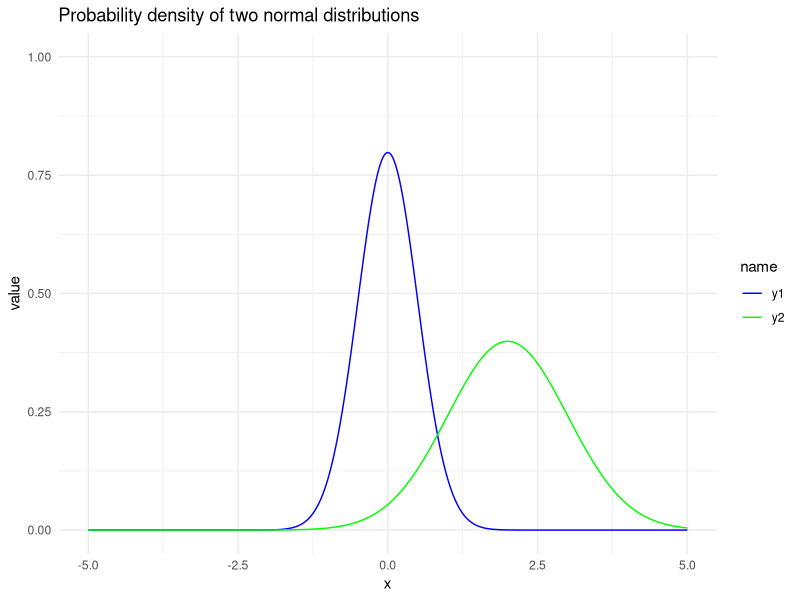
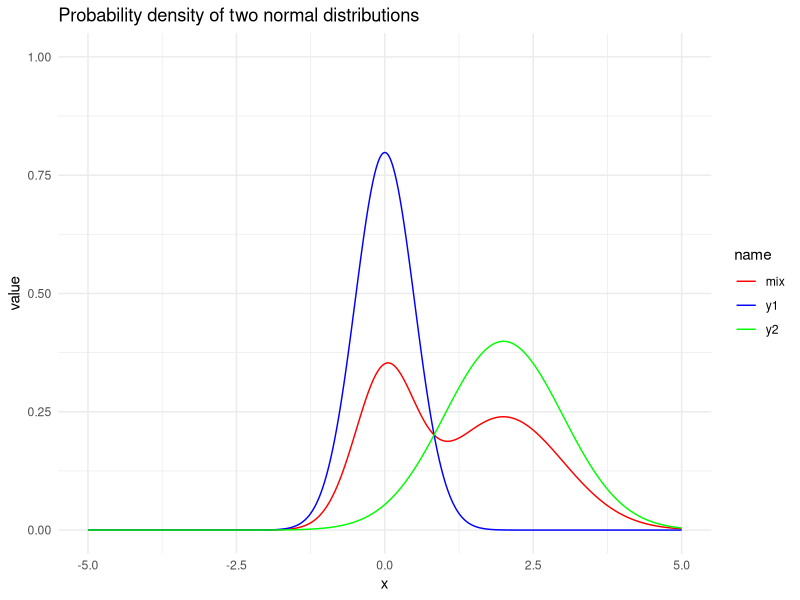
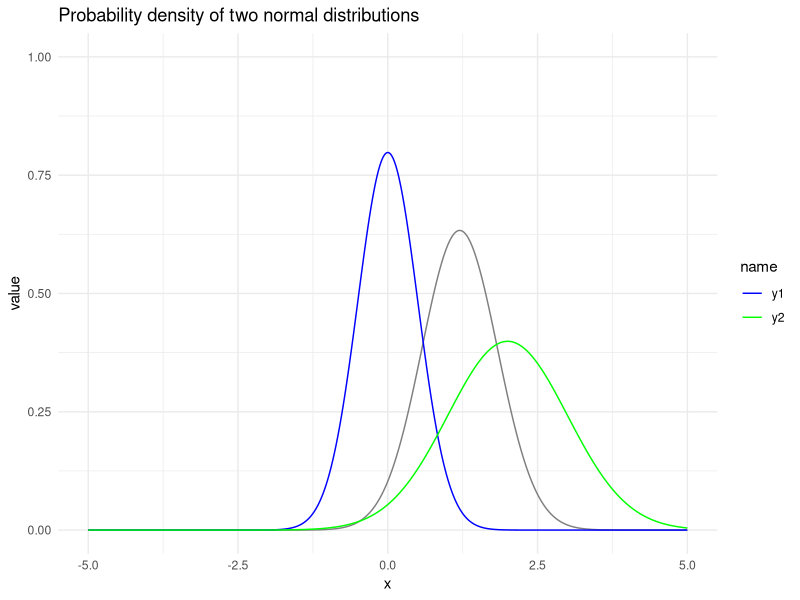

Recreate these plots in R, in order.
## ---- chunk 1
#| echo: false 

library(ggplot2)
library(tidyverse)
# setting the theme 
theme_set(theme_minimal())
## ---- chunk 2
#| code-fold: true 


x <- seq(-5, 5, 0.01)
y1 <- dnorm(x, mean = 0, sd = 0.5)
y2 <- dnorm(x, mean = 2, sd = 1)

data.frame(x = x, y1 = y1, y2 = y2) %>% 
  pivot_longer(2:3) %>% 
  ggplot(aes(x = x, y = value, color = name)) + 
  geom_line() + ylim(0, 1) + 
  labs(title = "Probability density of two normal distributions") + 
  scale_color_manual(values = c("y1" = "blue", "y2" = "green", "mix" = "red"))
## ---- chunk 3
#| code-fold: true 


mixture <- 0.4 * y1 + 0.6 * y2

data.frame(x = x, y1 = y1, y2 = y2, mix = mixture) %>% 
  pivot_longer(2:4) %>% 
  ggplot(aes(x = x, y = value, color = name)) + 
  geom_line() + ylim(0, 1) + 
  scale_color_manual(values = c("y1" = "blue", "y2" = "green", "mix" = "red")) + 
  labs(title = "Probability density of two normal distributions")

## ---- chunk 4
weighted_average <- dnorm(x, mean = 1.2, sd = 0.63)

data.frame(x = x, y1 = y1, y2 = y2, weighted = weighted_average) %>% 
  pivot_longer(2:4) %>% 
  ggplot(aes(x = x, y = value, color = name)) + 
  geom_line() + ylim(0, 1) + 
  scale_color_manual(values = c("y1" = "blue", "y2" = "green", "weight" = "darkred")) + 
  labs(title = "Probability density of two normal distributions")
